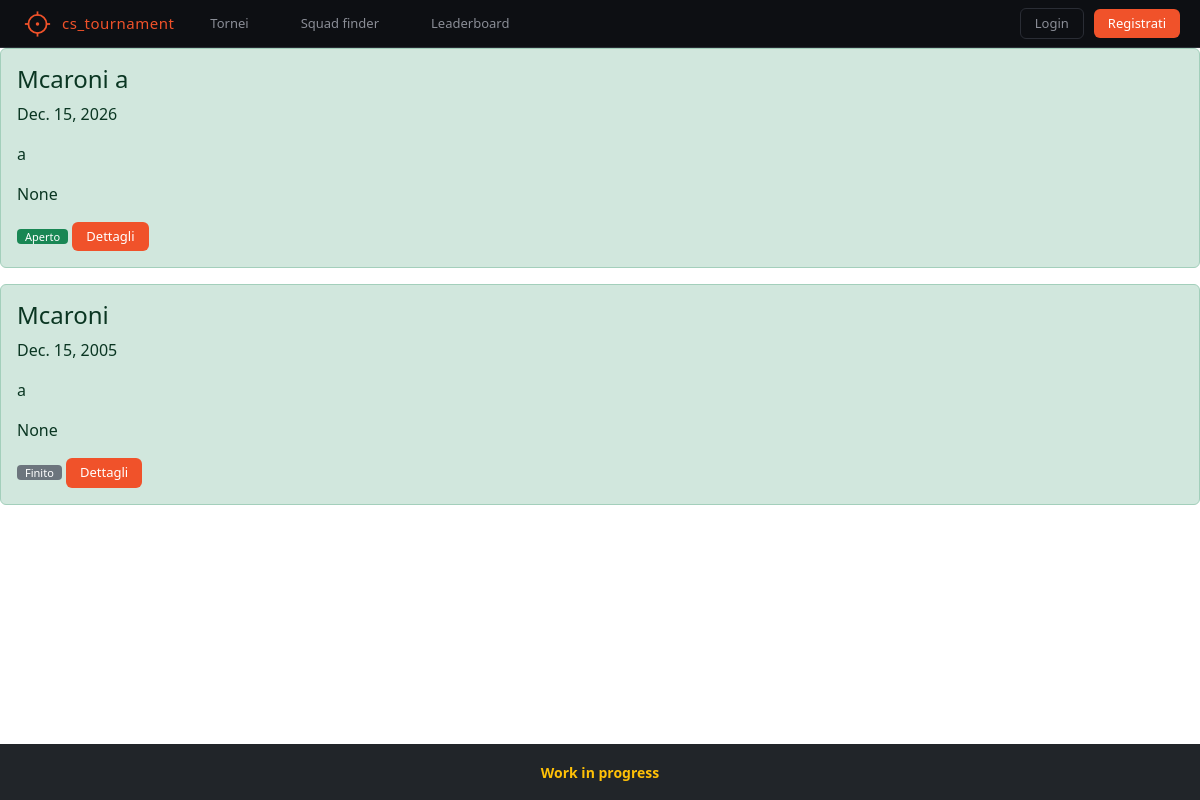
Page /tournaments/list/ on the earlier database version.
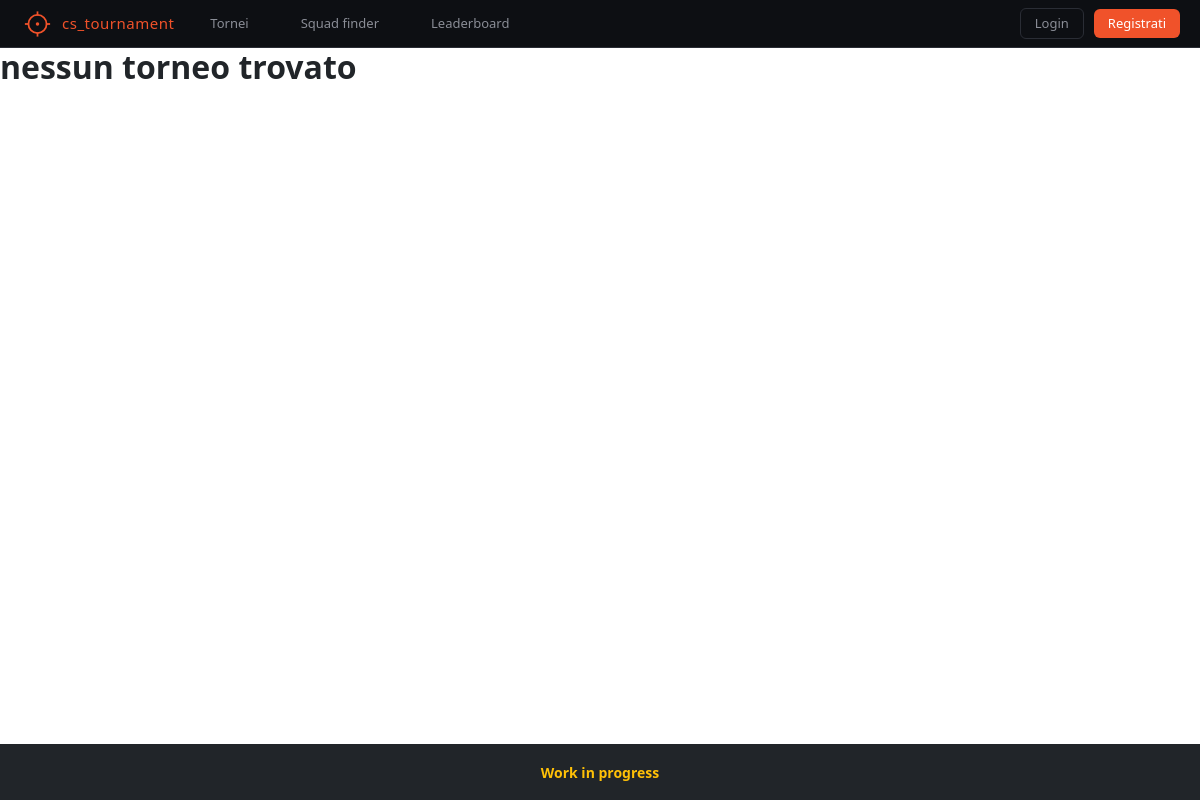
Same page on the later database version.
### tournaments/models.py (models this page shows, shortened)
class Tournament(models.Model):
    name = models.CharField(max_length=100)
    date = models.DateField()
    location = models.CharField(max_length=200)
    teams = models.ManyToManyField(Team, related_name='tournaments', blank=True)
    status = models.CharField(max_length=20, default='aperto')
    prize = models.CharField(max_length=200, blank=True, null=True)
    organizer = models.ForeignKey(User, on_delete=models.CASCADE, null=True, blank=True, related_name='organized_tournaments')
    max_teams = models.PositiveIntegerField(default=16)
    winner = models.ForeignKey(Team, on_delete=models.SET_NULL, null=True, blank=True, related_name='won_tournaments')
    class Meta:
        ordering = ['-date']

### tournaments/views.py (the view)
# urls.py: path('list/', TournamentListView.as_view(),name='tournaments-list' ),
class TournamentListView(TemplateView):
    model = Tournament
    template_name = 'tournaments/tournament_list.html'
    def get_context_data(self, **kwargs):
        contex = super().get_context_data(**kwargs)
        contex['tournaments'] = Tournament.objects.all()
        contex['today'] = timezone.now().date()
        return contex

### core/context_processors.py (called while the page is built)
def debug_processor(request):
    return {
        "debug": settings.DEBUG
    }

### tournaments/templates/tournaments/tournament_list.html
{% extends "base.html" %}
{% block content %}
<div>
    {% for tournament in tournaments %}
        <div class="alert alert-success" role="alert">
            <h4 class="alert-heading">{{tournament.name}}</h4>
            <p>{{tournament.date}}</p>
            <p>{{tournament.location}}</p>
            <p>{{tournament.prize}}</p>
            <p class="mb-0">
                {% if tournament.date < today %}
                    <span class="badge bg-secondary">Finito</span>
                {% else %}
                    <span class="badge bg-success">Aperto</span>
                {% endif %}
            <a href="{% url 'tournament-detail' tournament.pk %}" class="btn btn-primary">Dettagli</a>
        </div>
    {% empty %}
    <h2> <strong> nessun torneo trovato </strong> </h2>
    {% endfor %}
</div>
{% endblock content %}

### core/templates/base.html (shortened to what this page needs)
<!DOCTYPE html>
<html lang="en">
<head>
    {% load static %}
    <link href="https://cdn.jsdelivr.net/npm/bootstrap@5.3.8/dist/css/bootstrap.min.css" rel="stylesheet">
    <link rel="stylesheet" href="https://cdn.jsdelivr.net/npm/bootstrap-icons@1.13.1/font/bootstrap-icons.min.css">
</head>
<body class="d-flex flex-column min-vh-100">
    {% include "components/header.html" %}
    <main class="flex-grow-1">
        {% block content %}
        {% endblock %}
    </main>
    {% include "components/footer.html" %}
</body>
</html>

### core/templates/components/header.html
<div class="nav">
    <a href='/'class="nav-logo">
      <img src="/media/website/logo.svg" alt="cs_tournament" class="logo-img"/>
      cs_tournament
    </a>
    <a href="/tournaments/list/" class="nav-link"> Tornei </a>
    <span class="nav-link">Squad finder</span>
    <span class="nav-link">Leaderboard</span>
    <div class="nav-right">
        {% if user.is_authenticated %}
            <a href="/logout/" class="btn-ghost" > <svg xmlns="http://www.w3.org/2000/svg" width="16" height="16" fill="currentColor" class="bi bi-box-arrow-right" viewBox="0 0 16 16">
  <path fill-rule="evenodd" d="M10 12.5a.5.5 0 0 1-.5.5h-8a.5.5 0 0 1-.5-.5v-9a.5.5 0 0 1 .5-.5h8a.5.5 0 0 1 .5.5v2a.5.5 0 0 0 1 0v-2A1.5 1.5 0 0 0 9.5 2h-8A1.5 1.5 0 0 0 0 3.5v9A1.5 1.5 0 0 0 1.5 14h8a1.5 1.5 0 0 0 1.5-1.5v-2a.5.5 0 0 0-1 0z"/>
  <path fill-rule="evenodd" d="M15.854 8.354a.5.5 0 0 0 0-.708l-3-3a.5.5 0 0 0-.708.708L14.293 7.5H5.5a.5.5 0 0 0 0 1h8.793l-2.147 2.146a.5.5 0 0 0 .708.708z"/>
</svg> Logout</a>
        {% else %}
            <a href="/login/" class="btn-ghost">Login</a>
            <a href="/signup/" class="btn-primary">Registrati </a>
        {% endif %}
    </div>
</div>

### core/templates/components/footer.html (shortened to what this page needs)
<footer class="bg-dark text-white text-center py-3 mt-auto">
        <div class="container">
            {% if debug %}
                <small class="text-warning fw-semibold">
                    Work in progress
                </small>
            {% else %}
                <small>
                    © {{ now|date:"Y" }} cs_tournament
                </small>
            {% endif %}
        </div>
    </footer>

### core/templates/base.html (style rules this page uses)
.nav { background:#0d0f13; border-bottom:0.5px solid #2a2d35; padding:0 20px; height:48px; display:flex; align-items:center; gap:20px; }
.nav-logo { color:#f0522a; font-weight:500; font-size:15px; letter-spacing:.5px; }
.nav-link { font-size:13px; color:#8a8d96; cursor:pointer; }
.nav-right { margin-left:auto; display:flex; gap:10px; align-items:center; }
.btn-primary { background:#f0522a; color:#fff; border:none; border-radius:6px; padding:5px 14px; font-size:13px; cursor:pointer; font-weight:500; text-decoration: none; }
.btn-ghost { background:transparent; text-decoration: none;color:#8a8d96; border:0.5px solid #2a2d35; border-radius:6px; padding:5px 14px; font-size:13px; cursor:pointer; }
.nav-logo { display: flex; align-items: center; text-decoration: none !important; }
.logo-img { height: 28px; width: auto; object-fit: contain; }

Differences in the rows shown:
removed Tournament: name "Mcaroni a", date "Dec. 15, 2026", location "a", prize "None", shows "Aperto"
removed Tournament: name "Mcaroni", date "Dec. 15, 2005", location "a", prize "None", shows "Finito"
Other differences:
text now shown: "nessun torneo trovato"
